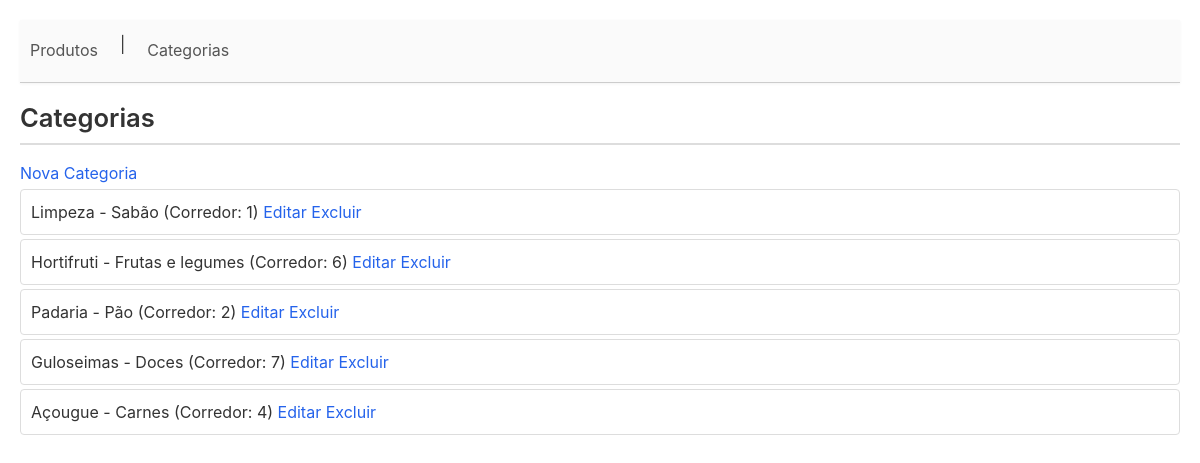
Screenshot of /categorias with the database file from the repository.
### tables this page shows
CREATE TABLE categorias (
        id INTEGER PRIMARY KEY AUTOINCREMENT,
        nome TEXT NOT NULL,
        descricao TEXT,
        corredor TEXT
    );

### app.py (the view)
@app.route("/categorias")
def listar_categorias():
    conecta = get_db()
    categorias = conecta.execute("SELECT * FROM categorias").fetchall()
    conecta.close()
    return render_template("categorias.html", categorias=categorias)

### database/connection.py (called while the page is built)
def get_db():
    conecta = sqlite3.connect(DATABASE)
    conecta.row_factory = sqlite3.Row
    return conecta

### templates/categorias.html
{% extends 'base.html' %}
{% block conteudo %}
<h1>Categorias</h1>
<a href="{{ url_for('nova_categoria') }}">Nova Categoria</a>
<ul>
    {% for c in categorias %}
    <li>
        {{ c.nome }} - {{ c.descricao }} (Corredor: {{ c['corredor'] }})
        <a href="{{ url_for('editar_categoria', id=c.id) }}">Editar</a>
        <a href="{{ url_for('excluir_categoria', id=c.id) }}">Excluir</a>
    </li>
    {% endfor %}
</ul>
{% endblock %}

### static/style.css (style rules this page uses)
* { box-sizing: border-box; margin: 0; padding: 0; font-family: Inter, system-ui, -apple-system, "Segoe UI", Roboto, "Helvetica Neue", Arial; }
body { font-family: system-ui, -apple-system, "Segoe UI", Roboto, "Helvetica Neue", Arial; margin: 0; padding: 20px; background: #ffffff; color: #333; line-height: 1.5; }
h1 { font-size: 1.6rem; margin: 16px 0; font-weight: 600; border-bottom: 2px solid #ddd; padding-bottom: 6px; }
a { color: #2563eb; text-decoration: none; transition: color 0.3s ease, border-bottom 0.3s ease; border-bottom: 2px solid transparent; cursor: pointer; }
ul li { list-style: none; padding: 10px; margin: 4px 0; background: #fff; border: 1px solid #ddd; border-radius: 4px; transition: transform 0.2s, box-shadow 0.2s; }

### rows the page displays
categorias: nome "Limpeza", descricao "Sabão", corredor "1"
categorias: nome "Hortifruti", descricao "Frutas e legumes", corredor "6"
categorias: nome "Padaria", descricao "Pão", corredor "2"
categorias: nome "Guloseimas", descricao "Doces", corredor "7"
categorias: nome "Açougue", descricao "Carnes", corredor "4"
